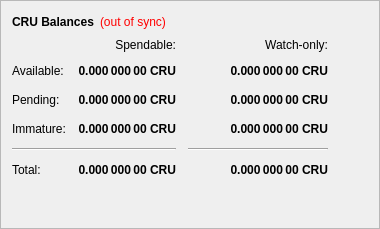
        <widget class="QFrame" name="frame">
         <property name="frameShape">
          <enum>QFrame::StyledPanel</enum>
         </property>
         <property name="frameShadow">
          <enum>QFrame::Raised</enum>
         </property>
         <layout class="QVBoxLayout" name="verticalLayout_4">
          <item>
           <layout class="QHBoxLayout" name="horizontalLayout_4">
            <item>
             <widget class="QLabel" name="label_5">
              <property name="font">
               <font>
                <weight>75</weight>
                <bold>true</bold>
               </font>
              </property>
              <property name="text">
               <string>CRU Balances</string>
              </property>
             </widget>
            </item>
            <item>
             <widget class="QLabel" name="labelWalletStatus">
              <property name="cursor">
               <cursorShape>WhatsThisCursor</cursorShape>
              </property>
              <property name="toolTip">
               <string>The displayed information may be out of date. Your wallet automatically synchronizes with the Curium network after a connection is established, but this process has not completed yet.</string>
              </property>
              <property name="styleSheet">
               <string notr="true">QLabel { color: red; }</string>
              </property>
              <property name="text">
               <string notr="true">(out of sync)</string>
              </property>
              <property name="alignment">
               <set>Qt::AlignLeading|Qt::AlignLeft|Qt::AlignVCenter</set>
              </property>
             </widget>
            </item>
            <item>
             <spacer name="horizontalSpacer_3">
              <property name="orientation">
               <enum>Qt::Horizontal</enum>
              </property>
              <property name="sizeHint" stdset="0">
               <size>
                <width>40</width>
                <height>20</height>
               </size>
              </property>
             </spacer>
            </item>
           </layout>
          </item>
          <item>
           <layout class="QGridLayout" name="gridLayout">
            <property name="spacing">
             <number>12</number>
            </property>
            <item row="2" column="2">
             <widget class="QLabel" name="labelWatchPending">
              <property name="font">
               <font>
                <weight>75</weight>
                <bold>true</bold>
               </font>
              </property>
              <property name="cursor">
               <cursorShape>IBeamCursor</cursorShape>
              </property>
              <property name="toolTip">
               <string>Unconfirmed transactions to watch-only addresses</string>
              </property>
              <property name="text">
               <string notr="true">0.000 000 00 CRU</string>
              </property>
              <property name="alignment">
               <set>Qt::AlignRight|Qt::AlignTrailing|Qt::AlignVCenter</set>
              </property>
              <property name="textInteractionFlags">
               <set>Qt::LinksAccessibleByMouse|Qt::TextSelectableByKeyboard|Qt::TextSelectableByMouse</set>
              </property>
             </widget>
            </item>
            <item row="2" column="1">
             <widget class="QLabel" name="labelUnconfirmed">
              <property name="font">
               <font>
                <weight>75</weight>
                <bold>true</bold>
               </font>
              </property>
              <property name="cursor">
               <cursorShape>IBeamCursor</cursorShape>
              </property>
              <property name="toolTip">
               <string>Total of transactions that have yet to be confirmed, and do not yet count toward the spendable balance</string>
              </property>
              <property name="text">
               <string notr="true">0.000 000 00 CRU</string>
              </property>
              <property name="alignment">
               <set>Qt::AlignRight|Qt::AlignTrailing|Qt::AlignVCenter</set>
              </property>
              <property name="textInteractionFlags">
               <set>Qt::LinksAccessibleByMouse|Qt::TextSelectableByKeyboard|Qt::TextSelectableByMouse</set>
              </property>
             </widget>
            </item>
            <item row="3" column="2">
             <widget class="QLabel" name="labelWatchImmature">
              <property name="font">
               <font>
                <weight>75</weight>
                <bold>true</bold>
               </font>
              </property>
              <property name="cursor">
               <cursorShape>IBeamCursor</cursorShape>
              </property>
              <property name="toolTip">
               <string>Staked or masternode rewards in watch-only addresses that has not yet matured</string>
              </property>
              <property name="text">
               <string notr="true">0.000 000 00 CRU</string>
              </property>
              <property name="alignment">
               <set>Qt::AlignRight|Qt::AlignTrailing|Qt::AlignVCenter</set>
              </property>
              <property name="textInteractionFlags">
               <set>Qt::LinksAccessibleByMouse|Qt::TextSelectableByKeyboard|Qt::TextSelectableByMouse</set>
              </property>
             </widget>
            </item>
            <item row="4" column="0" colspan="2">
             <widget class="Line" name="lineSpendableBalance">
              <property name="orientation">
               <enum>Qt::Horizontal</enum>
              </property>
             </widget>
            </item>
            <item row="4" column="2">
             <widget class="Line" name="lineWatchBalance">
              <property name="sizePolicy">
               <sizepolicy hsizetype="Preferred" vsizetype="Fixed">
                <horstretch>0</horstretch>
                <verstretch>0</verstretch>
               </sizepolicy>
              </property>
              <property name="minimumSize">
               <size>
                <width>140</width>
                <height>0</height>
               </size>
              </property>
              <property name="orientation">
               <enum>Qt::Horizontal</enum>
              </property>
             </widget>
            </item>
            <item row="5" column="0">
             <widget class="QLabel" name="labelTotalText">
              <property name="text">
               <string>Total:</string>
              </property>
             </widget>
            </item>
            <item row="3" column="1">
             <widget class="QLabel" name="labelImmature">
              <property name="font">
               <font>
                <weight>75</weight>
                <bold>true</bold>
               </font>
              </property>
              <property name="cursor">
               <cursorShape>IBeamCursor</cursorShape>
              </property>
              <property name="toolTip">
               <string>Staked or masternode rewards that has not yet matured</string>
              </property>
              <property name="text">
               <string notr="true">0.000 000 00 CRU</string>
              </property>
              <property name="alignment">
               <set>Qt::AlignRight|Qt::AlignTrailing|Qt::AlignVCenter</set>
              </property>
              <property name="textInteractionFlags">
               <set>Qt::LinksAccessibleByMouse|Qt::TextSelectableByKeyboard|Qt::TextSelectableByMouse</set>
              </property>
             </widget>
            </item>
            <item row="2" column="3">
             <spacer name="horizontalSpacer_2">
              <property name="orientation">
               <enum>Qt::Horizontal</enum>
              </property>
              <property name="sizeHint" stdset="0">
               <size>
                <width>40</width>
                <height>20</height>
               </size>
              </property>
             </spacer>
            </item>
            <item row="3" column="0">
             <widget class="QLabel" name="labelImmatureText">
              <property name="text">
               <string>Immature:</string>
              </property>
             </widget>
            </item>
            <item row="5" column="1">
             <widget class="QLabel" name="labelTotal">
              <property name="font">
               <font>
                <weight>75</weight>
                <bold>true</bold>
               </font>
              </property>
              <property name="cursor">
               <cursorShape>IBeamCursor</cursorShape>
              </property>
              <property name="toolTip">
               <string>Your current total balance</string>
              </property>
              <property name="text">
               <string notr="true">0.000 000 00 CRU</string>
              </property>
              <property name="alignment">
               <set>Qt::AlignRight|Qt::AlignTrailing|Qt::AlignVCenter</set>
              </property>
              <property name="textInteractionFlags">
               <set>Qt::LinksAccessibleByMouse|Qt::TextSelectableByKeyboard|Qt::TextSelectableByMouse</set>
              </property>
             </widget>
            </item>
            <item row="5" column="2">
             <widget class="QLabel" name="labelWatchTotal">
              <property name="font">
               <font>
                <weight>75</weight>
                <bold>true</bold>
               </font>
              </property>
              <property name="cursor">
               <cursorShape>IBeamCursor</cursorShape>
              </property>
              <property name="toolTip">
               <string>Current total balance in watch-only addresses</string>
              </property>
              <property name="text">
               <string notr="true">0.000 000 00 CRU</string>
              </property>
              <property name="alignment">
               <set>Qt::AlignRight|Qt::AlignTrailing|Qt::AlignVCenter</set>
              </property>
              <property name="textInteractionFlags">
               <set>Qt::LinksAccessibleByMouse|Qt::TextSelectableByKeyboard|Qt::TextSelectableByMouse</set>
              </property>
             </widget>
            </item>
            <item row="0" column="2">
             <widget class="QLabel" name="labelWatchonly">
              <property name="text">
               <string>Watch-only:</string>
              </property>
              <property name="alignment">
               <set>Qt::AlignRight|Qt::AlignTrailing|Qt::AlignVCenter</set>
              </property>
             </widget>
            </item>
            <item row="1" column="0">
             <widget class="QLabel" name="labelBalanceText">
              <property name="text">
               <string>Available:</string>
              </property>
             </widget>
            </item>
            <item row="1" column="1">
             <widget class="QLabel" name="labelBalance">
              <property name="font">
               <font>
                <weight>75</weight>
                <bold>true</bold>
               </font>
              </property>
              <property name="cursor">
               <cursorShape>IBeamCursor</cursorShape>
              </property>
              <property name="toolTip">
               <string>Your current spendable balance</string>
              </property>
              <property name="text">
               <string notr="true">0.000 000 00 CRU</string>
              </property>
              <property name="alignment">
               <set>Qt::AlignRight|Qt::AlignTrailing|Qt::AlignVCenter</set>
              </property>
              <property name="textInteractionFlags">
               <set>Qt::LinksAccessibleByMouse|Qt::TextSelectableByKeyboard|Qt::TextSelectableByMouse</set>
              </property>
             </widget>
            </item>
            <item row="1" column="2">
             <widget class="QLabel" name="labelWatchAvailable">
              <property name="font">
               <font>
                <weight>75</weight>
                <bold>true</bold>
               </font>
              </property>
              <property name="cursor">
               <cursorShape>IBeamCursor</cursorShape>
              </property>
              <property name="toolTip">
               <string>Your current balance in watch-only addresses</string>
              </property>
              <property name="text">
               <string notr="true">0.000 000 00 CRU</string>
              </property>
              <property name="alignment">
               <set>Qt::AlignRight|Qt::AlignTrailing|Qt::AlignVCenter</set>
              </property>
              <property name="textInteractionFlags">
               <set>Qt::LinksAccessibleByMouse|Qt::TextSelectableByKeyboard|Qt::TextSelectableByMouse</set>
              </property>
             </widget>
            </item>
            <item row="2" column="0">
             <widget class="QLabel" name="labelPendingText">
              <property name="text">
               <string>Pending:</string>
              </property>
             </widget>
            </item>
            <item row="0" column="1">
             <widget class="QLabel" name="labelSpendable">
              <property name="text">
               <string>Spendable:</string>
              </property>
              <property name="alignment">
               <set>Qt::AlignRight|Qt::AlignTrailing|Qt::AlignVCenter</set>
              </property>
             </widget>
            </item>
           </layout>
          </item>
          <item>
           <spacer name="verticalSpacer_4">
            <property name="orientation">
             <enum>Qt::Vertical</enum>
            </property>
            <property name="sizeHint" stdset="0">
             <size>
              <width>20</width>
              <height>40</height>
             </size>
            </property>
           </spacer>
          </item>
         </layout>
        </widget>
